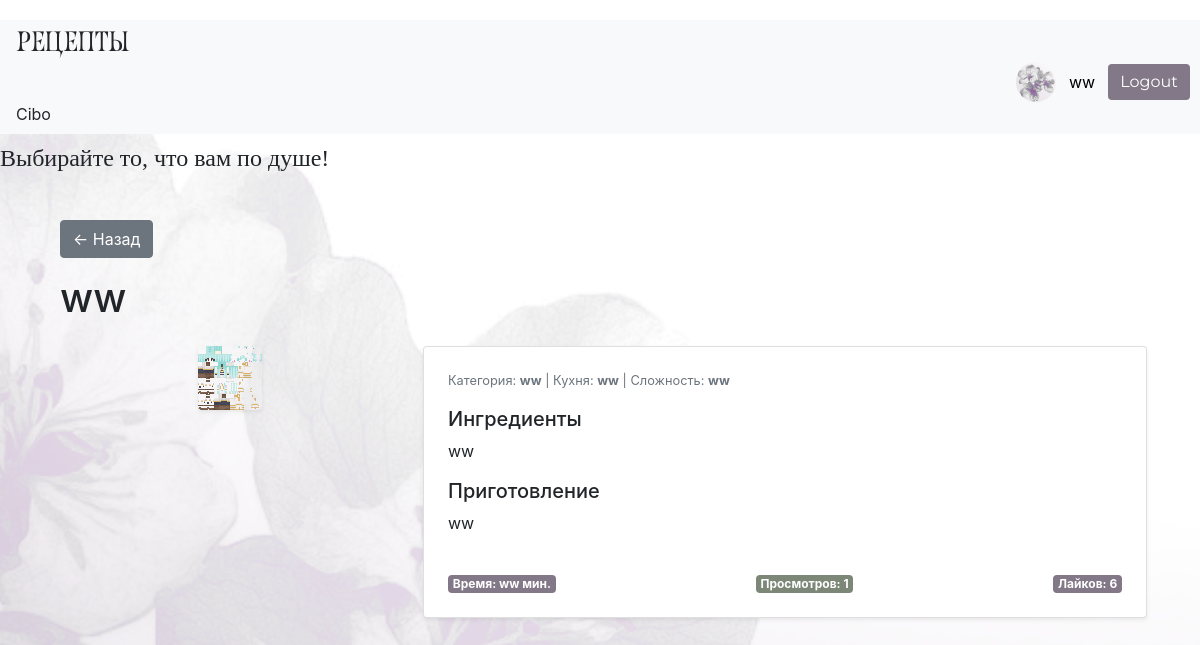
The app's page /recipe/1 (signed in), older data.
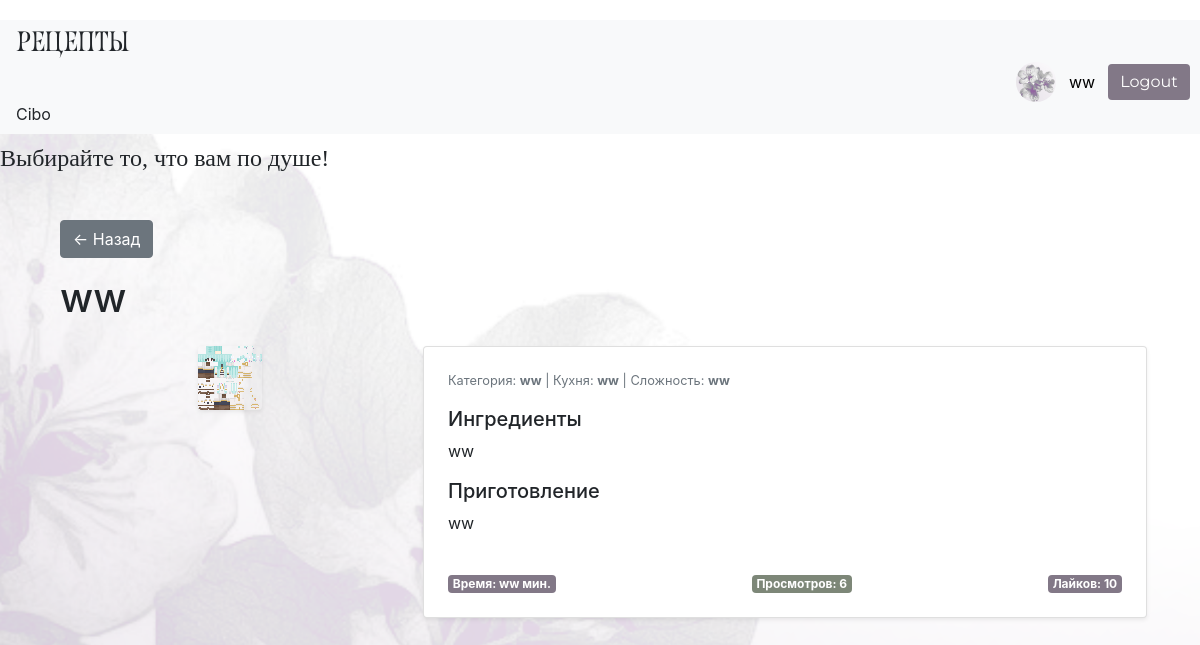
The same page, newer data.
### data/recipes.py (models this page shows)
class Recipe(SqlAlchemyBase):
    __tablename__ = 'recipes'
    id = sa.Column(sa.Integer, primary_key=True, autoincrement=True)
    user_id = sa.Column(sa.Integer, sa.ForeignKey('users.id'))
    title = sa.Column(sa.String, nullable=True)
    text = sa.Column(sa.String, nullable=True)
    image = sa.Column(sa.String, nullable=True)
    category = sa.Column(sa.String, nullable=True)
    cuisine = sa.Column(sa.String, nullable=True)
    complexity = sa.Column(sa.Integer, nullable=True)
    ingredients = sa.Column(sa.String, nullable=False)
    cooking_time = sa.Column(sa.Integer, nullable=True)
    type = sa.Column(sa.String, nullable=True)
    likes = sa.Column(sa.Integer, default=0)
    views = sa.Column(sa.Integer, default=0)
    user = relationship("User", back_populates="recipes")

### main.py (the view)
@app.route('/recipe/<int:recipe_id>')
def recipe_page(recipe_id):
    session = create_session()
    recipe = session.get(Recipe, recipe_id)
    if not recipe:
        return "Рецепт не найден"
    recipe.views += 1
    session.commit()
    return render_template('recipe.html', recipe=recipe)

### data/db_session.py (called while the page is built)
def create_session() -> Session:
    global __factory
    return __factory()

### main.py (called while the page is built)
@login_manager.user_loader
def load_user(user_id):
    session = create_session()
    return session.get(User, user_id)

### templates/recipe.html
{% extends "base.html" %}
{% block content %}
<div class="container my-5">
    <a href="/" class="btn btn-secondary mb-3">← Назад</a>
    <h1 class="mb-4">{{ recipe.title }}</h1>
    <div class="row g-4">
        <div class="col-md-4 text-center">
            <img src="{{ url_for('static', filename=recipe.image) }}"
                 alt="{{ recipe.title }}"
                 class="img-fluid rounded shadow-sm">
        </div>
        <div class="col-md-8">
            <div class="card p-4 shadow-sm">
                <p class="text-muted small mb-3">
                    Категория: <strong>{{ recipe.category }}</strong> |
                    Кухня: <strong>{{ recipe.cuisine }}</strong> |
                    Сложность: <strong>{{ recipe.complexity }}</strong>
                </p>
                <h5>Ингредиенты</h5>
                <p class="card-text">{{ recipe.ingredients }}</p>
                <h5>Приготовление</h5>
                <p class="card-text">{{ recipe.text }}</p>
                <div class="d-flex justify-content-between align-items-center mt-4">
                    <span class="badge" style="background-color: #827887; color: white;">
                        Время: {{ recipe.cooking_time }} мин.
                    </span>
                    <span class="badge" style="background-color: #7d8778; color: white;">
                        Просмотров: {{ recipe.views }}
                    </span>
                    <span class="badge" style="background-color: #827887; color: white;">
                        Лайков: {{ recipe.likes }}
                    </span>
                </div>
            </div>
        </div>
    </div>
</div>
{% endblock %}

Row changes from the older to the newer data that the page shows:
changed Recipe "ww": views "1" → "6"; likes "6" → "10"
